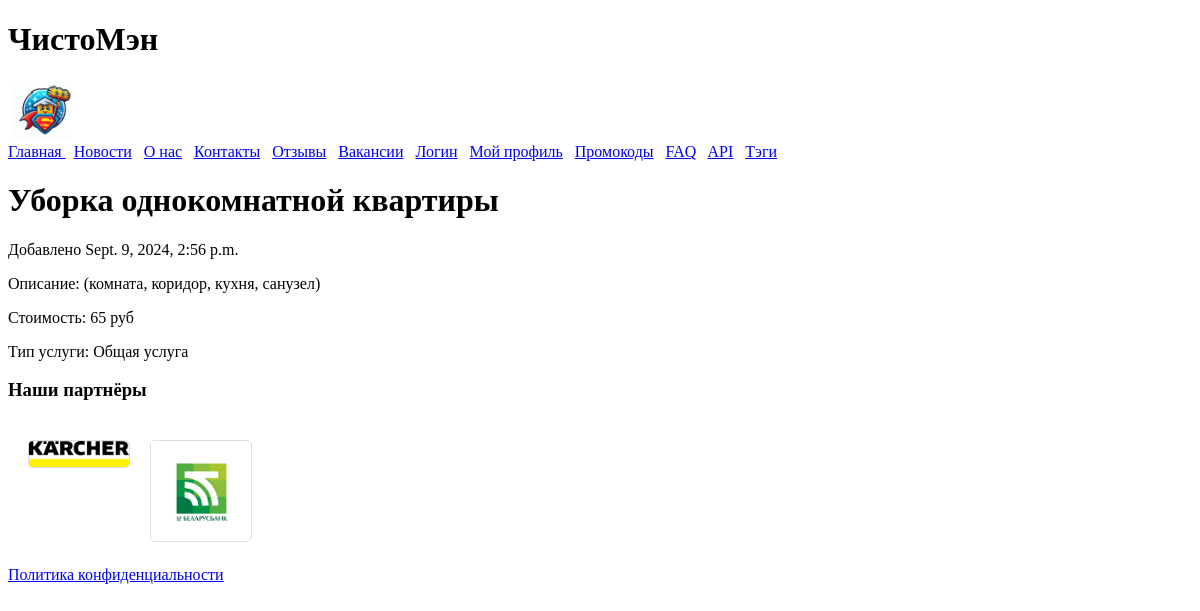
Page /2024/9/9/4/ on the committed database.
### main/models.py (models this page shows, shortened)
class Service(models.Model):
    title = models.CharField('Название',max_length=50)
    description = models.TextField('Описание')
    price = models.IntegerField('Стоимость',default=100)
    service_type = models.ForeignKey(ServiceType, on_delete=models.CASCADE, verbose_name='Тип услуги',default=1)
    publish = models.DateTimeField(default=timezone.now)
    class Meta:
        verbose_name = 'Услуга'
        verbose_name_plural = 'Услуги'

class ServiceType(models.Model):
    name = models.CharField('Название типа', max_length=50)
    def __str__(self):
        return self.name
    class Meta:
        verbose_name = 'Тип услуги'
        verbose_name_plural = 'Типы услуг'

class Partner(models.Model):
    name = models.CharField(max_length=100, verbose_name='Название партнера')
    link = models.URLField(verbose_name='Ссылка')
    logo = models.ImageField(upload_to='partner_logos/', verbose_name='Логотип')
    class Meta:
        verbose_name = 'Партнер'
        verbose_name_plural = 'Партнеры'

### main/views.py (the view)
# urls.py: path('<int:year>/<int:month>/<int:day>/<int:id>/', views.service_detail,
def service_detail(request, year, month, day, id):
    service = get_object_or_404(Service,
                                id=id,
                                publish__year=year,
                                publish__month=month,
                                publish__day=day)
    return render(request, 'main/service_detail.html', {'service': service})

### main/context_processors.py (called while the page is built)
def partners_processor(request):
    partners = Partner.objects.all()
    return {
        'partners': partners,
    }

### main/templates/main/service_detail.html (shortened to what this page needs)
{% extends "main/base.html" %}
{% block content %}
 <h1>{{ service.title }}</h1>
 <p class="date">
    Добавлено {{ service.publish }}
 </p>
 <p> Описание: {{ service.description }}</p>
 <p> Стоимость: {{ service.price }} руб</p>
 <p> Тип услуги: {{ service.service_type }}</p>
{% endblock %}

### main/templates/main/base.html (shortened to what this page needs)
<!DOCTYPE html>
<html lang="en">
<head>
</head>
<body>
    <header>
        <h1>ЧистоМэн</h1>
        <nav>
            <form action="{% url 'home' %}" method="get">
                <button type="submit" style="border: none; background: none; width: 70px; height: 60px;">
                    <img src="/media/company_logos/company_logo.png" alt="Go to Home" style="width: 100%; height: 100%;" />
                </button>
            </form>
            <a href="{% url 'home'%}">Главная </a>
            <a href="{% url 'news'%}">Новости</a>
            <a href="{% url 'about'%}">О нас</a>
            <a href="{% url 'contacts'%}">Контакты</a>
            <a href="{% url 'reviews_list'%}">Отзывы</a>
            <a href="{% url 'vacancies'%}">Вакансии</a>
            <a href="{% url 'login'%}">Логин</a>
            <a href="{% url 'profile'%}">Мой профиль</a>
            <a href="{% url 'promo_codes'%}">Промокоды</a>
            <a href="{% url 'faq_list'%}">FAQ</a>
            <a href="{% url 'api_combined_view'%}">API</a>
            <a href="{% url 'tags'%}">Тэги</a>
        </nav>
    </header>
    <main>
        {% block content %}
        {% endblock %}
    </main>
    <footer>
        <h3>Наши партнёры</h3>
        <div class="partners">
            {% for partner in partners %}
                <div class="partner">
                    {% if partner.logo %}
                        <a href="{{ partner.link }}" target="_blank" >
                            <img src="{{ partner.logo.url }}" alt="{{ partner.name }}">
                        </a>
                    {% endif %}
                </div>
            {% empty %}
                <p>Пока нет партнёров.</p>
            {% endfor %}
        </div>
        <a href="{% url 'politics'%}">Политика конфиденциальности</a>
    </footer>
</body>
</html>

### main/templates/main/base.html (style rules this page uses)
.partners { display: flex; flex-wrap: wrap; gap: 20px; padding: 20px; }
.partner { text-align: center; }
.partner img { max-width: 100px; height: auto; border: 1px solid #ddd; border-radius: 5px; }

### rows in the picture
Service: title "Уборка однокомнатной квартиры", publish "Sept. 9, 2024, 2:56 p.m.", description "(комната, коридор, кухня, санузел)", price "65", service_type "Общая услуга"
Partner: logo (picture)
Partner: logo (picture)
